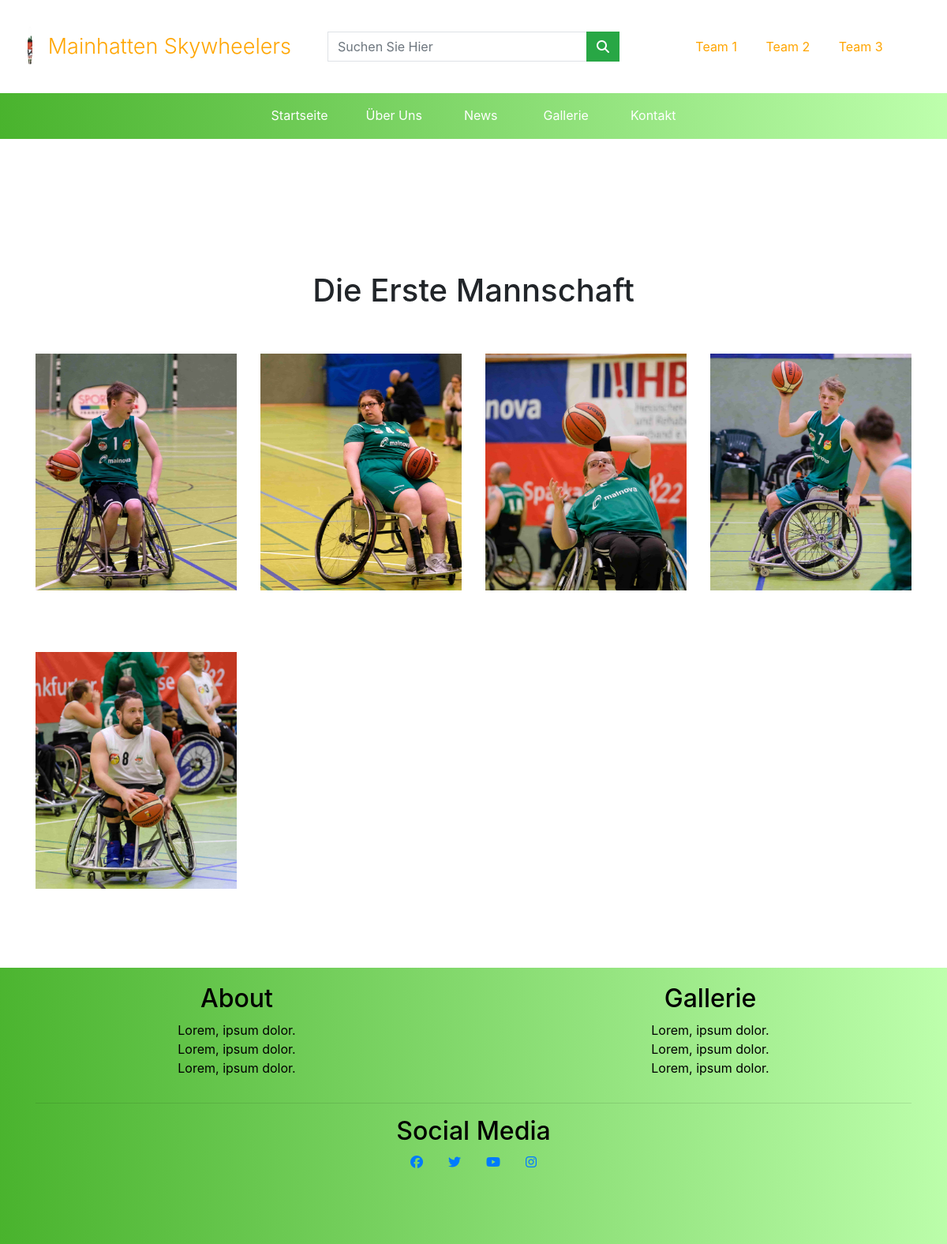
/gallerie/erste-gallerie/, run on the app's committed database.
### gallery/models.py (models this page shows)
class firstGalleryPageTitle(models.Model):
    page_title = models.CharField(max_length=254, null=False, blank=False, default='')

class firstGalleryPictures(models.Model):
    image_column_1 = models.ImageField(null=True, blank=True)
    image_column_2 = models.ImageField(null=True, blank=True)
    image_column_3 = models.ImageField(null=True, blank=True)
    image_column_4 = models.ImageField(null=True, blank=True)

### gallery/views.py (the view)
# urls.py: path('erste-gallerie/', views.firstGalleryPageView, name="first_gallery"),
def firstGalleryPageView(request):
    page_title = firstGalleryPageTitle.objects.all()
    first_gallery_pic = firstGalleryPictures.objects.all()
    context = {
        'gallery1_page_title': page_title,
        'first_gallery_pic': first_gallery_pic,
    }
    return render(request, 'gallery/gallery-1.html', context)

### gallery/templates/gallery/gallery-1.html (shortened to what this page needs)
{% extends 'base.html' %}
{% load static %}
{% block css %}<link rel="stylesheet" href="{% static 'gallery/gallery.css' %}">{% endblock %}
{% block content %}
<section class="gallery-section-1">
    {% for title in gallery1_page_title %}
    <div class="container">
        <div class="row">
            <div class="col-12 text-center mt-5">
                <h1>{{ title.page_title }}</h1>
            </div>
        </div>
    </div>
    {% endfor %}
    <div class="container">
        {% for image in first_gallery_pic %}
        <div class="row">
            {% if image.image_column_1 %}
            <div class="col-12 col-sm-6 col-md-3 mt-5">
                <a href="{{ image.image_column_1.url }}" data-lightbox="mygallery"><div class="gallery-pic" style="width: 100%; height: 300px; background-position: center; background-size: cover; background-repeat: no-repeat; background-image: url('{{ image.image_column_1.url }}');"></div></a>
            </div>
            {% endif %}
            {% if image.image_column_2 %}
            <div class="col-12 col-sm-6 col-md-3 mt-5">
                <a href="{{ image.image_column_2.url }}" data-lightbox="mygallery"><div class="gallery-pic" style="width: 100%; height: 300px; background-position: center; background-size: cover; background-repeat: no-repeat; background-image: url('{{ image.image_column_2.url }}');"></div></a>
            </div>
            {% endif %}
            {% if image.image_column_3 %}
            <div class="col-12 col-sm-6 col-md-3 mt-5">
                <a href="{{ image.image_column_3.url }}" data-lightbox="mygallery"><div class="gallery-pic" style="width: 100%; height: 300px; background-position: center; background-size: cover; background-repeat: no-repeat; background-image: url('{{ image.image_column_3.url }}');"></div></a>
            </div>
            {% endif %}
            {% if image.image_column_4 %}
            <div class="col-12 col-sm-6 col-md-3 mt-5">
                <a href="{{ image.image_column_4.url }}" data-lightbox="mygallery"><div class="gallery-pic" style="width: 100%; height: 300px; background-position: center; background-size: cover; background-repeat: no-repeat; background-image: url('{{ image.image_column_4.url }}');"></div></a>
            </div>
            {% endif %}
        </div>
        {% endfor %}
    </div>
</section>
{% endblock %}

### gallery/static/gallery/css/gallery.css (style rules this page uses)
.gallery-section-1 { margin-top: 120px; margin-bottom: 70px; }
.gallery-pic { transition: .5s; width: 100%; height: 300px; margin-bottom: 30px; background-position: center; background-size: contain; background-repeat: no-repeat; }

### data on the page
firstGalleryPageTitle: page_title "Die Erste Mannschaft"
firstGalleryPictures: image_column_1 (picture), image_column_2 (picture), image_column_3 (picture), image_column_4 (picture)
firstGalleryPictures: image_column_1 (picture)
